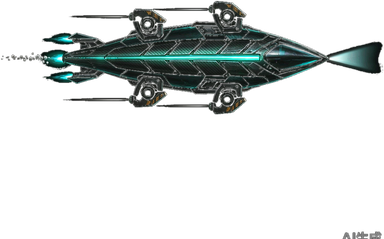
#> input picture web/src/assets/sub/sub_body.png, 384 x 239 px, given in place of 02_v3_lumen.png, which was not available
$ python normalize_sub_art.py
#> lines starting #> are read from the running program, lines starting #| are printed output that depends on the picture; pictures that were not available may be replaced by others from this repository, and a replacement may not be noted
# -*- coding: utf-8 -*-
"""把三张预处理好的侧视机体**统一到同一张画布**，再落到真源目录。

为什么必须统一：`DiveGame.ts` 的 `SUB_HULL` 只有**一套**几何（画布尺寸 + 躯干在画布中的位置）。
三张图各自 `prep_sub_art.py` 出来的画布高不同、躯干 y 不同 ⇒ 直接装上去，
挂点会整体平移出艇身，而**引擎不报错**。

做法：按**躯干**对齐 —— 三张的躯干都已被预处理成 352×224，所以只要把每张
平移，让躯干落在同一位置 (28, 102)，画布统一 408×361 即可。

V6.85b 追加：`hue` = 可选的**色相旋转（度）**。理由见下面 RAIA 那条。

用法：python tools/normalize_sub_art.py
"""
import colorsys
import os
from PIL import Image

CANVAS = (408, 361)          # 统一画布（取三张里最大的边距）
TRUNK_XY = (28, 102)         # 统一后的躯干左上角

# (源文件, 目标, 源图里躯干左上 y, 色相旋转)
JOBS = [
    ('docs/shots/sub_art/02_v3_lumen.png',      'web/src/assets/sub/sub_lumen.png',  26, 0),
    # ★ RAIA 为什么用第一版主体 + 换色：
    #   第二版（尖锐梭形 + 大翼）在 `prep_sub_art.py` 里**过不了几何关** ——
    #   预处理用"每列高度的众数"量躯干（本意是排除鳍），但大翼横跨太多列 ⇒ 被算进躯干 ⇒
    #   垂直拉伸 2.5×（判据 ≤1.8×），出来是个被压扁的绿球、鳍还被轮廓裁掉。
    #   ⇒ 保留第一版**能过几何**的胖体+撞角+侧鳍，用**色相**补区分度（teal → jade，见 subs.ts 的主题色）。
    ('docs/shots/sub_art/02_对齐成品_raia.png', 'web/src/assets/sub/sub_raia.png',   98, -38),
    ('docs/shots/sub_art/02_v3_bathy.png',      'web/src/assets/sub/sub_bathy.png',  87, 0),
]


def hue_rotate(im: Image.Image, deg: float) -> Image.Image:
    """整图色相旋转（保住 alpha 与明度）。用于把机体挪到它自己的主题色上。"""
    if deg == 0:
        return im
    px = im.load()
    w, h = im.size
    for y in range(h):
        for x in range(w):
            r, g, b, a = px[x, y]
            if a == 0:
                continue
            hh, ll, ss = colorsys.rgb_to_hls(r / 255, g / 255, b / 255)
            hh = (hh + deg / 360.0) % 1.0
            r2, g2, b2 = colorsys.hls_to_rgb(hh, ll, ss)
            px[x, y] = (round(r2 * 255), round(g2 * 255), round(b2 * 255), a)
    return im


def main():
    for src, dst, trunk_y, hue in JOBS:
        im = Image.open(src).convert('RGBA')
#> im is the input picture: PIL image 384x239 RGBA; mean R, G, B, A 9.6, 13.8, 12.9, 46.8
        im = hue_rotate(im, hue)
        canvas = Image.new('RGBA', CANVAS, (0, 0, 0, 0))
#> canvas: PIL image 408x361 RGBA; every value is 0
        dy = TRUNK_XY[1] - trunk_y          # 正 = 往下挪（顶部超出部分自然被裁）
        canvas.alpha_composite(im, (0, dy))
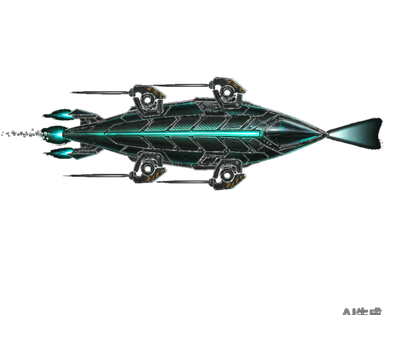
#> canvas: PIL image 408x361 RGBA; mean R, G, B, A 6, 8.6, 8, 29.1; transparent parts drawn white
        os.makedirs(os.path.dirname(dst), exist_ok=True)
        canvas.save(dst)
        a = canvas.split()[3]
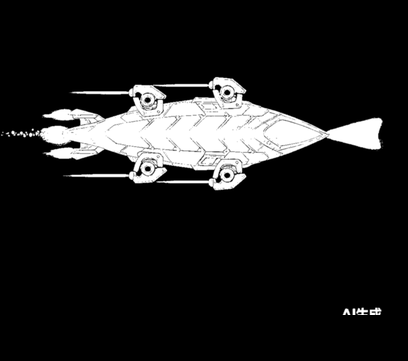
#> a: PIL image 408x361 L; min 0, max 255, mean 29.1
#> (the run stopped early here; a loop or call above may not have finished)
